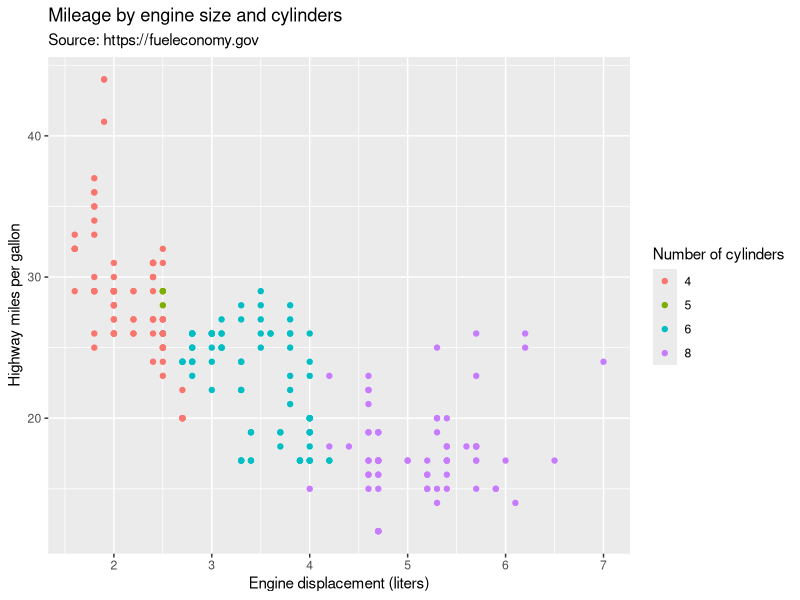
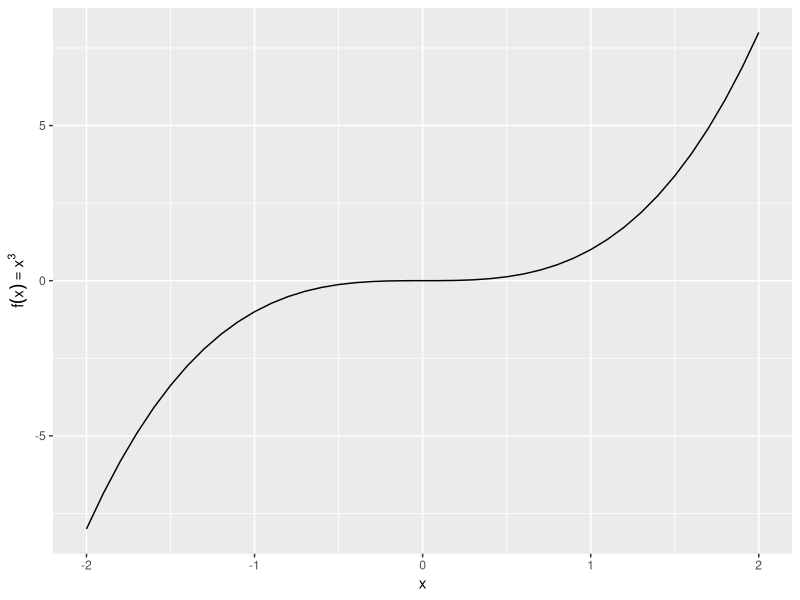
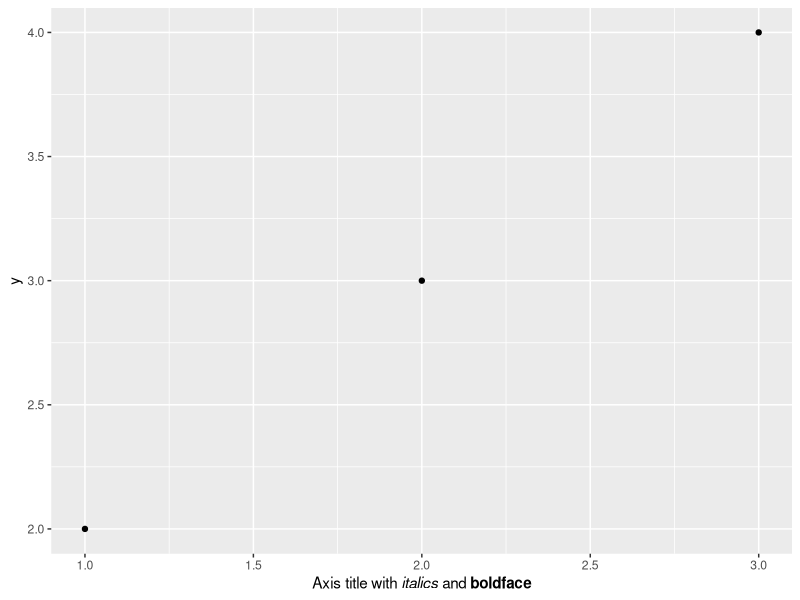
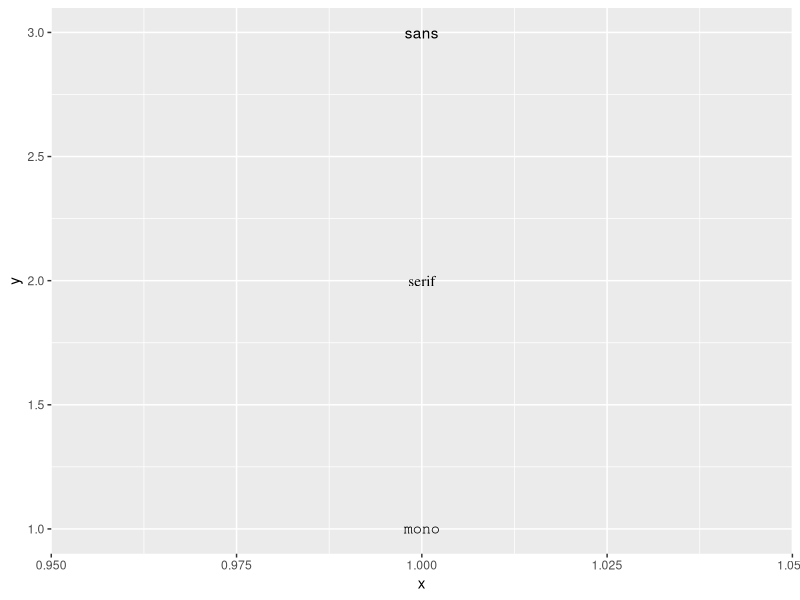
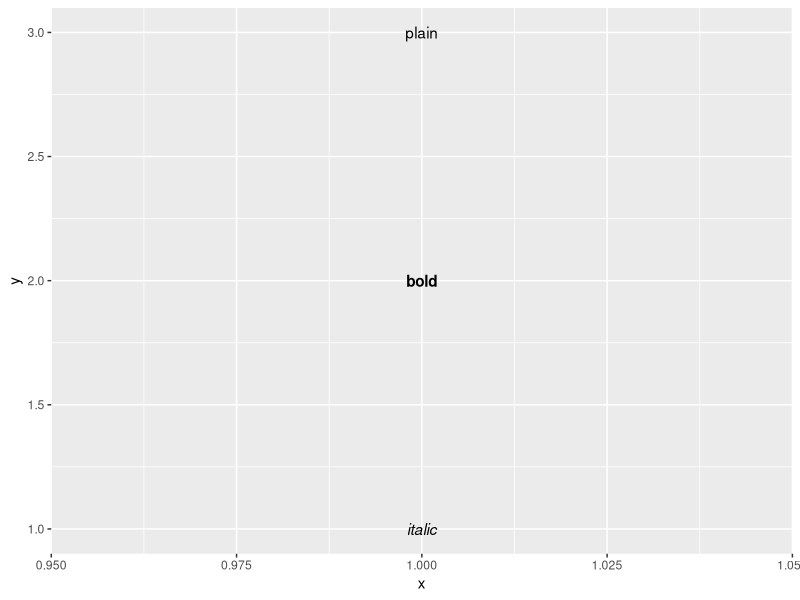
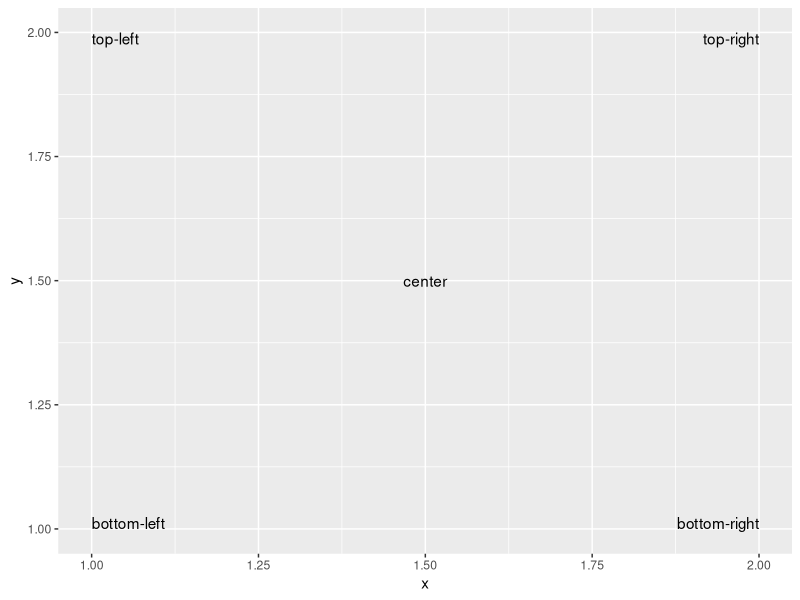

Write the R code that produced these figures, in order.
## ---- chunk 1
library(tidyverse)
## ---- chunk 2
ggplot(mpg,aes(displ,hwy))+
  geom_point(aes(color=factor(cyl)))+
  labs(
    x = 'Engine displacement (liters)',
    y = 'Highway miles per gallon',
    color = 'Number of cylinders',
    title = 'Mileage by engine size and cylinders',
    subtitle = 'Source: https://fueleconomy.gov'
  )

## ---- chunk 3
values <- seq(from = -2, to = 2, by= 0.1)
df <- tibble(x=values,y=values^3)
ggplot(df,aes(x,y))+
  geom_path()+
  labs(y=quote(f(x)==x^3))
## ---- chunk 4
df <- tibble(x=1:3,y=2:4)
ggplot(df,aes(x,y))+
  geom_point()+
  labs(x='Axis title with *italics* and **boldface**')+
  theme(axis.title.x = ggtext::element_markdown())
## ---- chunk 5
df <- tibble(x=1,y=3:1,family=c('sans','serif','mono'))
ggplot(df,aes(x,y))+
  geom_text(aes(label=family,family=family))
## ---- chunk 6
df <- tibble(x=1,y=3:1,face=c('plain','bold','italic'))
ggplot(df,aes(x,y))+
  geom_text(aes(label=face,fontface=face))
## ---- chunk 7
df <- tibble(x=c(1,1,2,2,1.5),y=c(1,2,1,2,1.5),text=c('bottom-left','top-left','bottom-right','top-right','center'))
ggplot(df,aes(x,y))+
  geom_text(aes(label=text),vjust='inward',hjust='inward')
